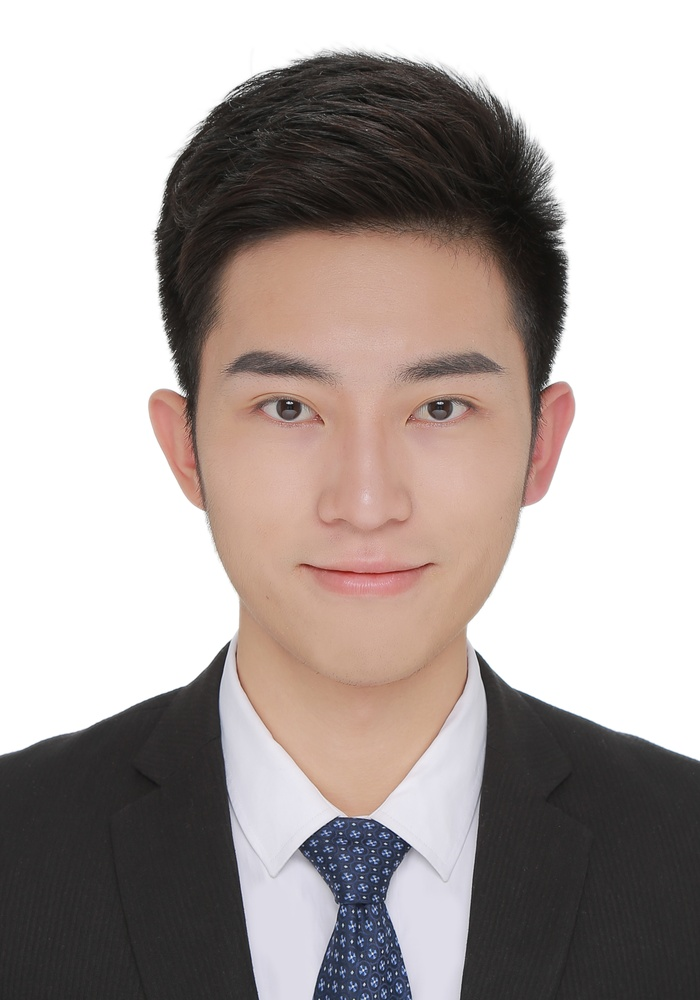
//> input picture HW1/hw1_Luo/code_and_images/my_picture.jpg, 700 x 1000 px, shrunk from 2331 x 3330 before the run; the run also reads 1 picture not shown here
$ ./source   (built with g++ and OpenCV 4)
//> lines starting //> are read from the running program, lines starting //| are printed output that depends on the picture
//> further down, image is the input picture: 1000 rows x 700 cols, CV_8UC3; mean B, G, R 161.6, 164.7, 174.2
#include <opencv2/core/core.hpp>
#include <opencv2/imgcodecs.hpp>
#include <opencv2/highgui/highgui.hpp>
#include <opencv2/imgproc/imgproc.hpp>
#include "opencv2/calib3d.hpp"

#include <iostream>
#include <string>

using namespace cv;
using namespace std;

void createGrayScale(Mat& image, string location = "") {
//> called with location = "./grayscale.jpg"

	// create an Mat object for grayscale image
	Mat gray_image;
	cv::cvtColor(image, gray_image, CV_BGR2GRAY);
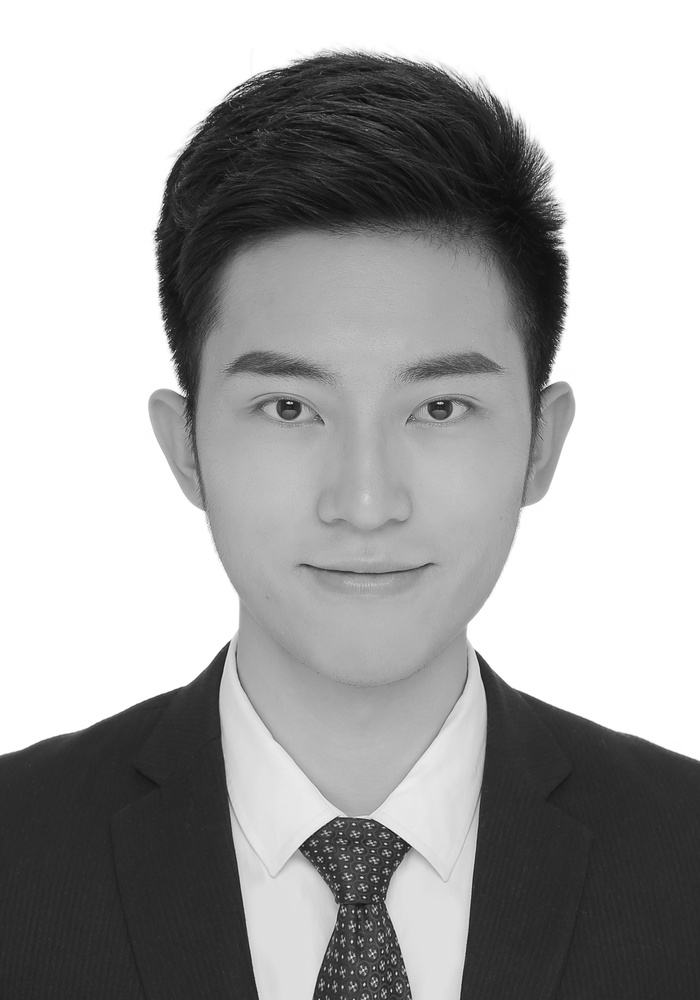
//> gray_image: 1000 rows x 700 cols, CV_8UC1; min 7, max 255, mean 167.2

	for (int row = 0; row < image.rows; row++) {
		unsigned char* rowPtr_origin = image.ptr<unsigned char>(row);
		unsigned char* rowPtr_grayscale = gray_image.ptr<unsigned char>(row);

		for (int col = 0; col < image.cols; col++) {
			int B_index = col * image.channels() + 0,
				G_index = col * image.channels() + 1,
				R_index = col * image.channels() + 2;	// BGR channel = 3

			// Method 3: Weigh them: 0.3*R + 0.6*G + 0.1*B
			rowPtr_grayscale[col] = 0.3 * rowPtr_origin[R_index] + 0.6 * rowPtr_origin[G_index] + 0.1 * rowPtr_origin[B_index];
		}
	}

	imwrite(location, gray_image);	// save the image
}

void horizontallyFlip(Mat& image, string location = "") {
//> called with location = "./flipped.jpg"

	// create an Mat object for flipped image
	Mat flipped_image;
	// flipCode = 0 -> vertical
	// flipCode = 1 -> horizontal
	//cv::flip(image, flipped_image, 1);

	image.copyTo(flipped_image);

	for (int row = 0; row < image.rows; row++) {
		unsigned char* rowPtr_origin = image.ptr<unsigned char>(row);
		unsigned char* rowPtr_flipped = flipped_image.ptr<unsigned char>(row);

		for (int col = 0; col < image.cols; col++) {
			int original_B_index = col * image.channels() + 0,
				flipped_B_index = (image.cols - 1 - col) * image.channels() + 0;	// BGR channel = 3

			for (int color_index = 0; color_index < 3; color_index++)
				rowPtr_flipped[flipped_B_index + color_index] = rowPtr_origin[original_B_index + color_index];
		}
	}
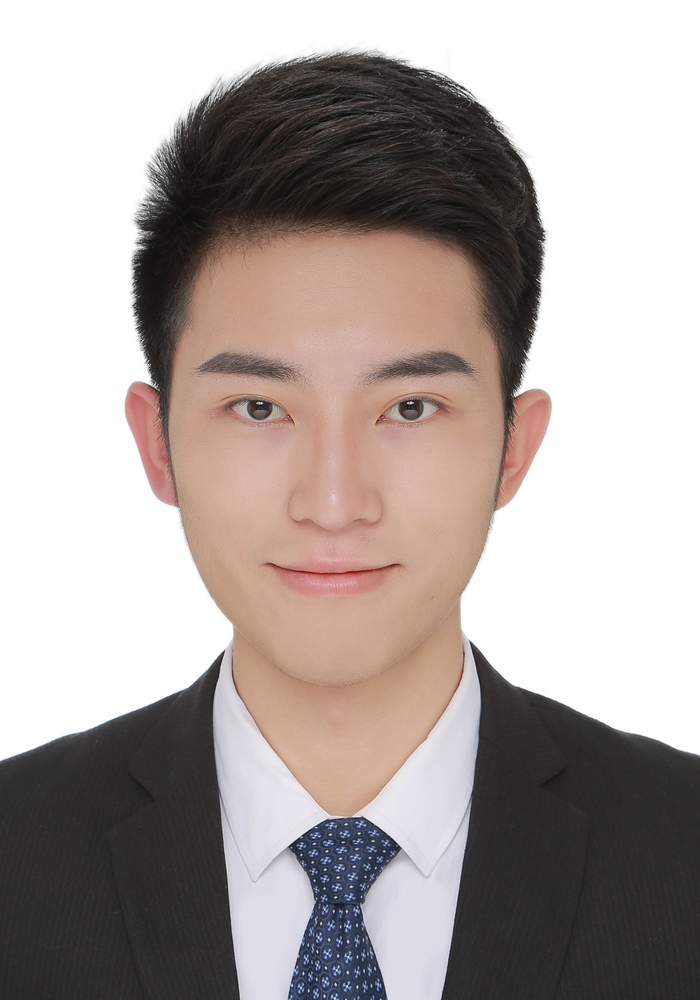
//> flipped_image: 1000 rows x 700 cols, CV_8UC3; mean B, G, R 161.6, 164.7, 174.2

	imwrite(location, flipped_image);	// save the image
}

void blurredImage(Mat& gray_image, string location = "", int loop_time = 1) {
//> called with location = "./blurred.jpg", loop_time = 10

	// create an Mat object for blurred image
	Mat preprocessed_image, blurred_image;
	gray_image.copyTo(preprocessed_image);
	gray_image.copyTo(blurred_image);
	int neighbors[3] = { 1, 0, -1 };

	while (loop_time--) {
		for (int row = 0; row < preprocessed_image.rows; row++) {
			unsigned char* rowPtr = blurred_image.ptr<unsigned char>(row);

			for (int col = 0; col < preprocessed_image.cols; col++) {
				// find neighbors
				unsigned char* rowPtr_temporary;
				int count = 0, value = 0;
				for (int x_index = 0; x_index < 3; x_index++)
					for (int y_index = 0; y_index < 3; y_index++) {
						// continue if out of range
						if ((neighbors[x_index] == 0 && neighbors[y_index] == 0) || row + neighbors[x_index] < 0 ||
							row + neighbors[x_index] >= preprocessed_image.rows || col + neighbors[y_index] < 0 ||
							col + neighbors[y_index] >= preprocessed_image.cols)
							continue;

						rowPtr_temporary = preprocessed_image.ptr<unsigned char>(row + neighbors[x_index]);
						value += rowPtr_temporary[col + neighbors[y_index]];
						count++;
					}

				if (count != 0)
					rowPtr[col] = value / count;
			}
		}
		// prepare for the next iteration
		blurred_image.copyTo(preprocessed_image);
	}
//> after the loop, loop_time = -1

	imwrite(location, blurred_image);	// save the image
}

int main()
{
	Mat image;
	image = imread("my_picture.jpg", IMREAD_COLOR); // Read the file

	if (image.empty())                      // Check for invalid input
	{
		cout << "Could not open or find the image" << std::endl;
		return 0;
	}

	// grayscale image
	createGrayScale(image, "./grayscale.jpg");
	// flipped image
	horizontallyFlip(image, "./flipped.jpg");

	// blurred image -> 10 times iterations
	Mat grayscale_image = imread("grayscale.jpg", cv::IMREAD_GRAYSCALE); // Read the file
	blurredImage(grayscale_image, "./blurred.jpg", 10);

	waitKey(0); // Wait for a keystroke in the window
	return 0;
}
